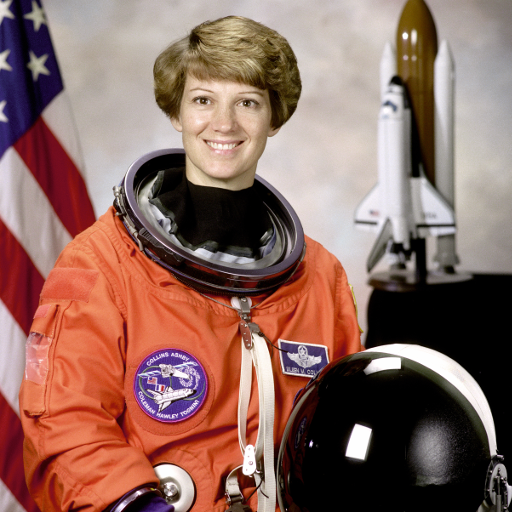
#> input picture skimage.data.astronaut(), 512 x 512 px
$ jupyter execute --allow-errors HOG_Application.ipynb
#> lines starting #> are read from the running program, lines starting #| are printed output that depends on the picture
#### Imports des modules et des images

### I/ Affichage d'un HOG

[cell 1]
import matplotlib.pyplot as plt

from skimage.feature import hog
from skimage import data, exposure

import os

image = data.astronaut()
#> image is the input picture: shape (512, 512, 3); mean R, G, B 141.6, 105.8, 96.5

fd, hog_image = hog(
    image,
    orientations=8,
    pixels_per_cell=(16, 16),
    cells_per_block=(1, 1),
    visualize=True,
    channel_axis=-1,
)
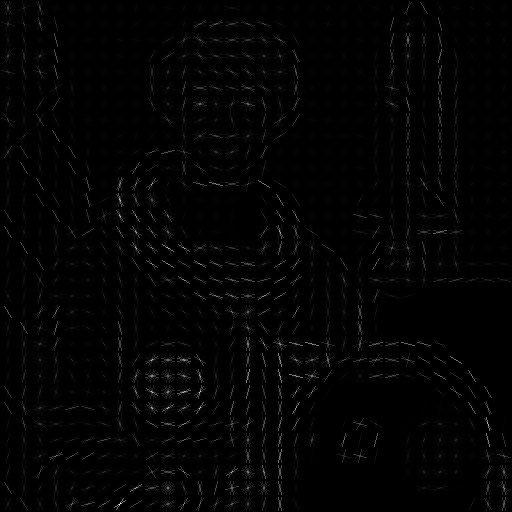
#> hog_image: shape (512, 512) float64; min 0, max 85.77, mean 1.1; drawn with min black and max white
#> fd = 8192 values, max 1 at index 6324, min 0 at index 467, mean 0.299

fig, (ax1, ax2) = plt.subplots(1, 2, figsize=(8, 4), sharex=True, sharey=True)

ax1.axis('off')
ax1.imshow(image, cmap=plt.cm.gray)
ax1.set_title('Input image')

# Rescale histogram for better display
hog_image_rescaled = exposure.rescale_intensity(hog_image, in_range=(0, 10))
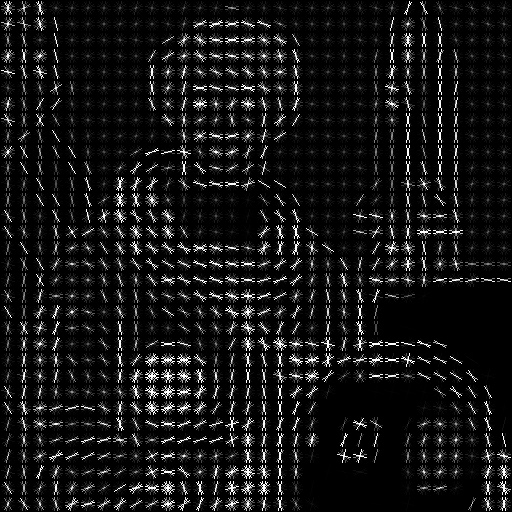
#> hog_image_rescaled: shape (512, 512) float64; min 0, max 1, mean 0.0858

ax2.axis('off')
ax2.imshow(hog_image_rescaled, cmap=plt.cm.gray)
ax2.set_title('Histogram of Oriented Gradients')
plt.show()
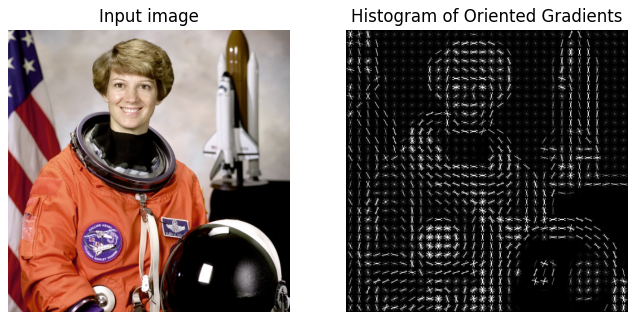
#> figure drawn by matplotlib, 2 panels

### II/ Construction des fonctions

#### A) Chargement des données et labellisation

####  1. Pour le jeu de données https://www.kaggle.com/datasets/imbikramsaha/caltech-101

[cell 2]
def data_loading(path_base, number_images, target_size=(128, 192), reshape = True):

    """ Chargement des données provenant d'un même dossier, étant nommées dans le format "image_0XXX """
